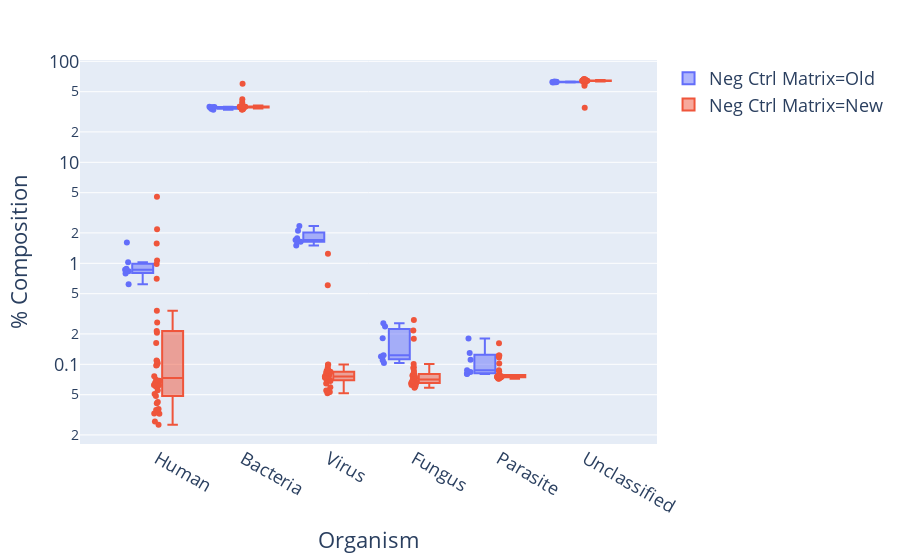

Here is the notebook cell this chart was saved with:
### Code cell
merged_melt = pd.melt(
    merged_with_new_neg,
    id_vars=['Accession', 'Batch ID', 'Run Date', 'Library Type', 'Composition File'],
    value_vars=['Human', 'Bacteria', 'Virus', 'Fungus', 'Parasite', 'Unclassified'],
    value_name='% Composition',
    var_name='Organism'
)
merged_melt['Neg Ctrl Matrix'] = 'New'
merged_melt.loc[merged_melt['Run Date'] < '2019-12-11', 'Neg Ctrl Matrix'] = 'Old'
merged_melt.loc[(merged_melt['Batch ID'].isin(['191210B02', '191211B02']))
                & (merged_melt['Accession'] == 'controlNeg'), 'Neg Ctrl Matrix'] = 'Old'
merged_melt = merged_melt.sort_values('Run Date')
fig = px.box(merged_melt, x='Organism', y='% Composition',
             color='Neg Ctrl Matrix', log_y=True,
             category_orders={'Organism': ['Human', 'Bacteria', 'Virus', 'Fungus', 'Parasite', 'Unclassified']},
             points='all', hover_data=['Run Date'])
fig.update_layout(height=700, font=dict(size=18))
fig.show()
print(merged_melt['Library Type'].value_counts())

### Figure 1 — Plotly figure (JSON) as saved in the notebook; plotly's stock layout.template omitted (floating-point values rounded to 4 significant figures; data arrays with more than 128 entries replaced by an {"elided": "..."} marker saying what was removed)
{"data": [{"alignmentgroup": "True", "boxpoints": "all", "customdata": [["2019-11-21"], ["2019-11-21"], ["2019-11-21"], ["2019-11-21"], ["2019-11-21"], ["2019-11-21"], ["2019-11-24"], ["2019-11-24"], ["2019-11-24"], ["2019-11-24"], ["2019-11-24"], ["2019-11-24"], ["2019-11-26"], ["2019-11-26"], ["2019-11-26"], ["2019-11-26"], ["2019-11-26"], ["2019-11-26"], ["2019-11-27"], ["2019-11-27"], ["2019-11-27"], ["2019-11-27"], ["2019-11-27"], ["2019-11-27"], ["2019-12-01"], ["2019-12-01"], ["2019-12-01"], ["2019-12-01"], ["2019-12-01"], ["2019-12-01"], ["2019-12-04"], ["2019-12-04"], ["2019-12-04"], ["2019-12-04"], ["2019-12-04"], ["2019-12-04"], ["2019-12-10"], ["2019-12-10"], ["2019-12-10"], ["2019-12-10"], ["2019-12-10"], ["2019-12-10"]], "hoverlabel": {"namelength": 0}, "hovertemplate": "Neg Ctrl Matrix=Old<br>Organism=%{x}<br>% Composition=%{y}<br>Run Date=%{customdata[0]}", "legendgroup": "Neg Ctrl Matrix=Old", "marker": {"color": "#636efa"}, "name": "Neg Ctrl Matrix=Old", "notched": false, "offsetgroup": "Neg Ctrl Matrix=Old", "orientation": "v", "showlegend": true, "type": "box", "x": ["Human", "Virus", "Unclassified", "Parasite", "Fungus", "Bacteria", "Human", "Virus", "Unclassified", "Bacteria", "Parasite", "Fungus", "Human", "Fungus", "Parasite", "Virus", "Bacteria", "Unclassified", "Fungus", "Parasite", "Unclassified", "Bacteria", "Virus", "Human", "Parasite", "Human", "Fungus", "Bacteria", "Virus", "Unclassified", "Virus", "Parasite", "Human", "Fungus", "Bacteria", "Unclassified", "Bacteria", "Fungus", "Virus", "Human", "Parasite", "Unclassified"], "x0": " ", "xaxis": "x", "y": [0.7931, 1.497, 62.34, 0.08082, 0.1095, 35.17, 0.8817, 1.636, 61.99, 35.29, 0.08039, 0.1231, 0.622, 0.1033, 0.1111, 1.648, 35.43, 62.09, 0.1808, 0.1799, 62.68, 33.66, 1.703, 1.602, 0.08727, 0.8655, 0.1194, 35.08, 2.104, 61.74, 1.768, 0.1291, 0.8336, 0.2557, 34.62, 62.39, 33.1, 0.2375, 2.346, 1.027, 0.08387, 63.2], "y0": " ", "yaxis": "y"}, {"alignmentgroup": "True", "boxpoints": "all", "customdata": {"elided": "204x1 str values"}, "hoverlabel": {"namelength": 0}, "hovertemplate": "Neg Ctrl Matrix=New<br>Organism=%{x}<br>% Composition=%{y}<br>Run Date=%{customdata[0]}", "legendgroup": "Neg Ctrl Matrix=New", "marker": {"color": "#EF553B"}, "name": "Neg Ctrl Matrix=New", "notched": false, "offsetgroup": "Neg Ctrl Matrix=New", "orientation": "v", "showlegend": true, "type": "box", "x": {"elided": "204 str values"}, "x0": " ", "xaxis": "x", "y": {"elided": "204 float values"}, "y0": " ", "yaxis": "y"}], "layout": {"autosize": true, "boxmode": "group", "font": {"size": 18}, "legend": {"tracegroupgap": 0}, "margin": {"t": 60}, "xaxis": {"anchor": "y", "autorange": true, "categoryarray": ["Human", "Bacteria", "Virus", "Fungus", "Parasite", "Unclassified"], "categoryorder": "array", "domain": [0, 1], "range": [-0.8913, 5.836], "title": {"text": "Organism"}, "type": "category"}, "yaxis": {"anchor": "x", "autorange": true, "domain": [0, 1], "range": [-1.789, 2.013], "title": {"text": "% Composition"}, "type": "log"}}}
